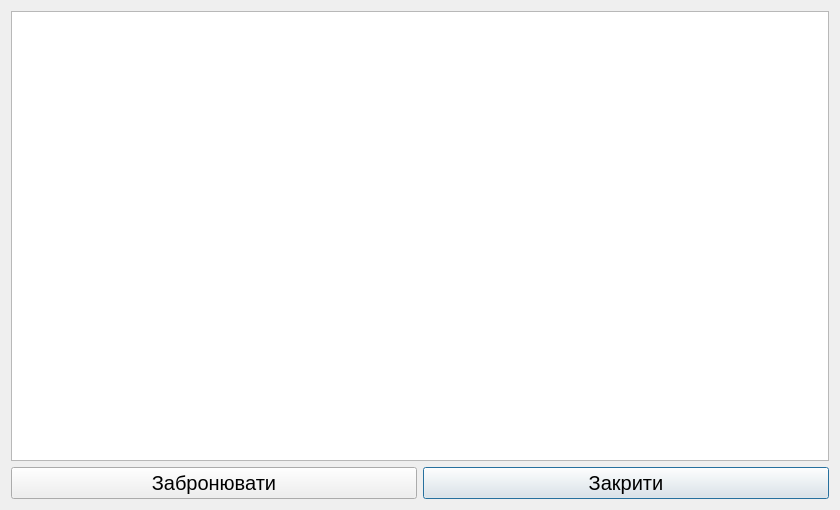
<?xml version="1.0" encoding="UTF-8"?>
<ui version="4.0">
 <class>GuestRoomDialog</class>
 <widget class="QDialog" name="GuestRoomDialog">
  <property name="geometry">
   <rect>
    <x>0</x>
    <y>0</y>
    <width>840</width>
    <height>510</height>
   </rect>
  </property>
  <property name="windowTitle">
   <string>Dialog</string>
  </property>
  <layout class="QGridLayout" name="gridLayout">
   <item row="1" column="2">
    <widget class="QPushButton" name="pbClose">
     <property name="font">
      <font>
       <pointsize>15</pointsize>
      </font>
     </property>
     <property name="text">
      <string>Закрити</string>
     </property>
    </widget>
   </item>
   <item row="1" column="1">
    <widget class="QPushButton" name="pbBook">
     <property name="font">
      <font>
       <pointsize>15</pointsize>
      </font>
     </property>
     <property name="text">
      <string>Забронювати</string>
     </property>
    </widget>
   </item>
   <item row="0" column="1" colspan="2">
    <widget class="QTableView" name="tableView"/>
   </item>
  </layout>
 </widget>
 <resources/>
 <connections/>
</ui>
